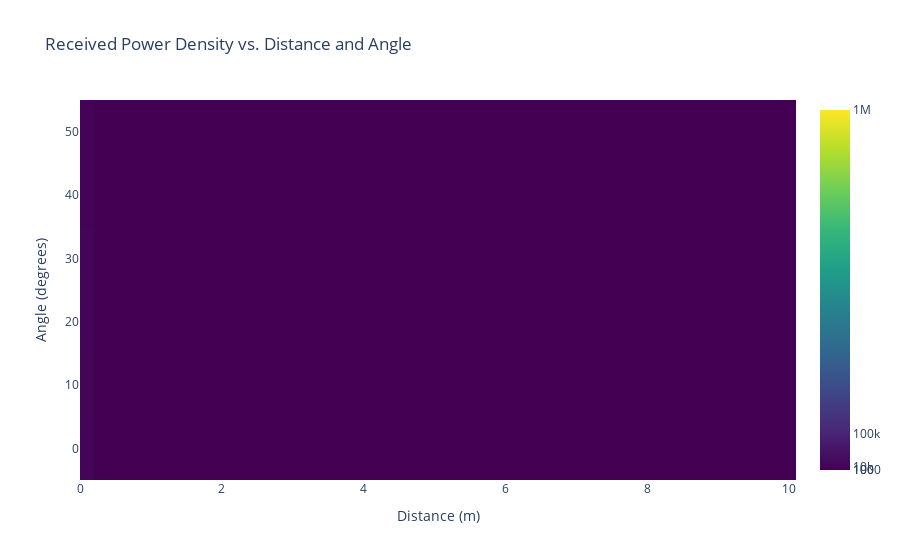
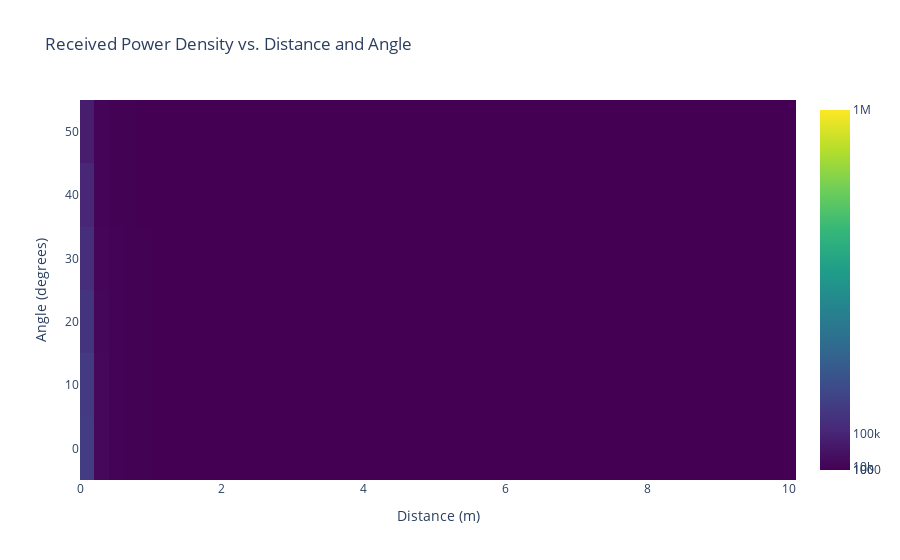

These figures' notebook cell, in order:
### Code cell
import numpy as np
import plotly.graph_objects as go
import ipywidgets as widgets
from IPython.display import display

ANGLE_INTENSITIES = {0: 1, 10: 0.95, 20: 0.85, 30: 0.73, 40: 0.6, 50: 0.45}

def plot_figure(num_leds, led_intensity):
    RADIANT_INTENSITY = num_leds * led_intensity

    def received_power_density(distance, angle):
        radiant_intensity = RADIANT_INTENSITY * ANGLE_INTENSITIES.get(angle, 0)
        return (radiant_intensity / (distance**2)) / 22.22
    
    # Calculate for a range of distances and angles
    distances = np.linspace(0.1, 10, 50)
    angles = list(ANGLE_INTENSITIES.keys())
    Z = np.array([[received_power_density(x, y) for x in distances] for y in angles])

    fig = go.Figure(data=go.Heatmap(
                       z=Z,
                       x=distances,
                       y=angles,
                       colorscale='Viridis',
                       colorbar_tickvals=[100, 1000, 10000, 100000, 1000000],
                       zmin=100, 
                       zmax=1000000,
                       hoverongaps=False))

    fig.update_layout(title='Received Power Density vs. Distance and Angle',
                      xaxis=dict(title='Distance (m)'),
                      yaxis=dict(title='Angle (degrees)'),
                      hovermode='closest')
    return fig

# Interactive widgets
led_count = widgets.Dropdown(options=list(range(1, 21)), value=1, description='Num LEDs:')
led_intensity = widgets.FloatText(value=2500, description='LED Intensity (mw/sr):', continuous_update=False)

# Function to update the displayed figure
def update_figure(change):
    output.clear_output(wait=True)
    with output:
        plot_figure(led_count.value, led_intensity.value).show()

led_count.observe(update_figure, names="value")
led_intensity.observe(update_figure, names="value")

output = widgets.Output()
with output:
    plot_figure(led_count.value, led_intensity.value).show()

widgets.VBox([widgets.HBox([led_count, led_intensity]), output])

### Figure 1 — Plotly figure (JSON) as saved in the notebook; plotly's stock layout.template omitted (floating-point values rounded to 4 significant figures; data arrays with more than 128 entries replaced by an {"elided": "..."} marker saying what was removed)
{"data": [{"colorbar": {"tickvals": [100, 1000, 10000, 100000, 1000000]}, "colorscale": [[0, "#440154"], [0.1111, "#482878"], [0.2222, "#3e4989"], [0.3333, "#31688e"], [0.4444, "#26828e"], [0.5556, "#1f9e89"], [0.6667, "#35b779"], [0.7778, "#6ece58"], [0.8889, "#b5de2b"], [1, "#fde725"]], "hoverongaps": false, "type": "heatmap", "x": [0.1, 0.302, 0.5041, 0.7061, 0.9082, 1.11, 1.312, 1.514, 1.716, 1.918, 2.12, 2.322, 2.524, 2.727, 2.929, 3.131, 3.333, 3.535, 3.737, 3.939, 4.141, 4.343, 4.545, 4.747, 4.949, 5.151, 5.353, 5.555, 5.757, 5.959, 6.161, 6.363, 6.565, 6.767, 6.969, 7.171, 7.373, 7.576, 7.778, 7.98, 8.182, 8.384, 8.586, 8.788, 8.99, 9.192, 9.394, 9.596, 9.798, 10], "y": [0, 10, 20, 30, 40, 50], "z": {"elided": "6x50 float values"}, "zmax": 1000000, "zmin": 100}], "layout": {"hovermode": "closest", "title": {"text": "Received Power Density vs. Distance and Angle"}, "xaxis": {"title": {"text": "Distance (m)"}}, "yaxis": {"title": {"text": "Angle (degrees)"}}}}

### Figure 2 — Plotly figure (JSON) as saved in the notebook; plotly's stock layout.template omitted (floating-point values rounded to 4 significant figures; data arrays with more than 128 entries replaced by an {"elided": "..."} marker saying what was removed)
{"data": [{"colorbar": {"tickvals": [100, 1000, 10000, 100000, 1000000]}, "colorscale": [[0, "#440154"], [0.1111, "#482878"], [0.2222, "#3e4989"], [0.3333, "#31688e"], [0.4444, "#26828e"], [0.5556, "#1f9e89"], [0.6667, "#35b779"], [0.7778, "#6ece58"], [0.8889, "#b5de2b"], [1, "#fde725"]], "hoverongaps": false, "type": "heatmap", "x": [0.1, 0.302, 0.5041, 0.7061, 0.9082, 1.11, 1.312, 1.514, 1.716, 1.918, 2.12, 2.322, 2.524, 2.727, 2.929, 3.131, 3.333, 3.535, 3.737, 3.939, 4.141, 4.343, 4.545, 4.747, 4.949, 5.151, 5.353, 5.555, 5.757, 5.959, 6.161, 6.363, 6.565, 6.767, 6.969, 7.171, 7.373, 7.576, 7.778, 7.98, 8.182, 8.384, 8.586, 8.788, 8.99, 9.192, 9.394, 9.596, 9.798, 10], "y": [0, 10, 20, 30, 40, 50], "z": {"elided": "6x50 float values"}, "zmax": 1000000, "zmin": 100}], "layout": {"hovermode": "closest", "title": {"text": "Received Power Density vs. Distance and Angle"}, "xaxis": {"title": {"text": "Distance (m)"}}, "yaxis": {"title": {"text": "Angle (degrees)"}}}}
